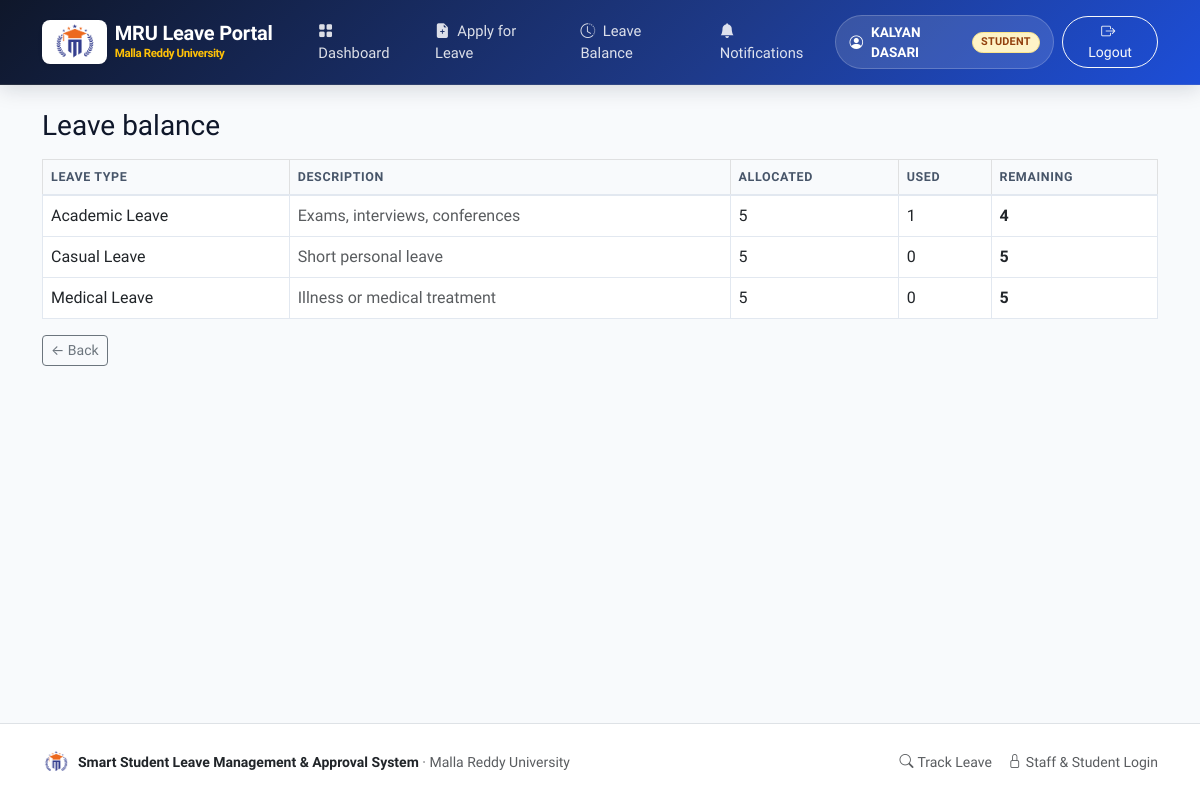
/student/balances (signed in), run on the app's committed database.
### tables this page shows
CREATE TABLE users (
    id INTEGER PRIMARY KEY AUTOINCREMENT,
    name TEXT NOT NULL,
    roll_no TEXT,
    email TEXT NOT NULL COLLATE NOCASE UNIQUE,
    password_hash TEXT NOT NULL,
    role TEXT NOT NULL CHECK (role IN ('student', 'faculty', 'hod', 'admin')),
    department_id INTEGER REFERENCES departments(id),
    branch_id INTEGER REFERENCES branches(id),
    active INTEGER NOT NULL DEFAULT 1,
    created_at TEXT NOT NULL
);

CREATE TABLE leave_balances (
    id INTEGER PRIMARY KEY AUTOINCREMENT,
    student_id INTEGER NOT NULL REFERENCES users(id),
    leave_type_id INTEGER NOT NULL REFERENCES leave_types(id),
    academic_year TEXT NOT NULL,
    allocated INTEGER NOT NULL DEFAULT 0,
    used INTEGER NOT NULL DEFAULT 0,
    remaining INTEGER NOT NULL DEFAULT 0,
    UNIQUE (student_id, leave_type_id, academic_year)
);

CREATE TABLE leave_types (
    id INTEGER PRIMARY KEY AUTOINCREMENT,
    name TEXT NOT NULL UNIQUE,
    description TEXT NOT NULL DEFAULT '',
    max_days INTEGER NOT NULL DEFAULT 10,
    requires_document INTEGER NOT NULL DEFAULT 0,
    hod_required INTEGER NOT NULL DEFAULT 0,
    active INTEGER NOT NULL DEFAULT 1
);

### leave_management/student.py (the view)
@bp.route("/balances")
@roles_required("student")
def balances():
    _ensure_student_balances(g.user["id"])
    rows = query(
        """SELECT b.*, t.name AS leave_type_name, t.description
           FROM leave_balances b JOIN leave_types t ON t.id = b.leave_type_id
           WHERE b.student_id = ? ORDER BY t.name""",
        (g.user["id"],),
    )
    return render_template("student/balances.html", balances=rows, year=academic_year(date.today()))

### leave_management/db.py (called while the page is built)
def get_db() -> sqlite3.Connection:
    if "db" not in g:
        g.db = sqlite3.connect(current_app.config["DATABASE"])
        g.db.row_factory = sqlite3.Row
        g.db.execute("PRAGMA foreign_keys = ON")
    return g.db

def query(sql: str, args=(), one: bool = False):
    cur = get_db().execute(sql, args)
    rows = cur.fetchall()
    cur.close()
    if one:
        return rows[0] if rows else None
    return rows

### leave_management/notify.py (called while the page is built)
def unread_count(user_id) -> int:
    row = query(
        "SELECT COUNT(*) AS n FROM notifications WHERE recipient_id = ? AND is_read = 0 AND channel = 'in_app'",
        (user_id,),
        one=True,
    )
    return row["n"] if row else 0

### leave_management/security.py (called while the page is built)
def load_user():
    user_id = session.get("user_id")
    g.user = None
    if user_id:
        g.user = query(
            """SELECT u.*, d.name AS department_name, b.name AS branch_name
               FROM users u
               LEFT JOIN departments d ON d.id = u.department_id
               LEFT JOIN branches b ON b.id = u.branch_id
               WHERE u.id = ? AND u.active = 1""",
            (user_id,),
            one=True,
        )
        if g.user is None:
            session.pop("user_id", None)

def roles_required(*roles):
    def decorator(view):
        @wraps(view)
        def wrapper(*args, **kwargs):
            if g.user is None:
                flash("Please sign in to continue.", "warning")
                return redirect(url_for("auth.login", next=request.path))
            if g.user["role"] not in roles:
                abort(403)
            return view(*args, **kwargs)
        return wrapper
    return decorator

### leave_management/student.py (called while the page is built)
def _ensure_student_balances(student_id):
    year = academic_year(date.today())
    active_types = query("SELECT id FROM leave_types WHERE active = 1")
    for lt in active_types:
        row = query(
            "SELECT id FROM leave_balances WHERE student_id = ? AND leave_type_id = ? AND academic_year = ?",
            (student_id, lt["id"], year),
            one=True,
        )
        if not row:
            execute(
                """INSERT INTO leave_balances (student_id, leave_type_id, academic_year, allocated, used, remaining)
                   VALUES (?, ?, ?, 5, 0, 5)""",
                (student_id, lt["id"], year),
            )

### leave_management/validators.py (called while the page is built)
def academic_year(day: date) -> str:
    if day.month >= 7:
        return f"{day.year}-{str(day.year + 1)[2:]}"
    return f"{day.year - 1}-{str(day.year)[2:]}"

### templates/student/balances.html (shortened to what this page needs)
{% extends "base.html" %}
{% block content %}
<h3 class="mb-3">Leave balance</h3>
{% if not balances %}
<div class="alert alert-light border text-center py-5 text-muted">No leave balances have been allocated yet. Contact your administrator.</div>
{% else %}
<div class="table-responsive">
  <table class="table table-bordered align-middle">
    <thead class="table-light">
      <tr><th>Leave type</th><th>Description</th><th>Allocated</th><th>Used</th><th>Remaining</th></tr>
    </thead>
    <tbody>
      {% for b in balances %}
      <tr>
        <td>{{ b.leave_type_name }}</td>
        <td class="text-muted">{{ b.description or '-' }}</td>
        <td>{{ b.allocated }}</td>
        <td>{{ b.used }}</td>
        <td><strong class="{{ 'text-danger' if b.remaining <= 0 else '' }}">{{ b.remaining }}</strong></td>
      </tr>
      {% endfor %}
    </tbody>
  </table>
</div>
{% endif %}
<a href="{{ url_for('student.dashboard') }}" class="btn btn-outline-secondary btn-sm">&larr; Back</a>
{% endblock %}

### templates/base.html (shortened to what this page needs)
<!DOCTYPE html>
<html lang="en">
<head>
  <link href="https://cdn.jsdelivr.net/npm/bootstrap@5.3.0/dist/css/bootstrap.min.css" rel="stylesheet">
  <link href="https://cdn.jsdelivr.net/npm/bootstrap-icons@1.11.3/font/bootstrap-icons.min.css" rel="stylesheet">
  <link href="{{ url_for('static', filename='styles.css') }}" rel="stylesheet">
</head>
<body>
<nav class="navbar navbar-expand-lg mru-navbar no-print">
  <div class="container">
    <a class="navbar-brand mru-brand-title d-flex align-items-center gap-2" href="{{ url_for('main.dashboard') }}">
      <div class="bg-white rounded-3 px-2 py-1 shadow-sm d-flex align-items-center justify-content-center border border-white border-opacity-50" style="height: 44px;">
        <img src="{{ url_for('static', filename='images/mru-logo.png') }}" alt="Malla Reddy University" style="height: 36px; width: auto; object-fit: contain;">
      </div>
      <div class="d-flex flex-column">
        <span class="fw-bold fs-5 text-white" style="letter-spacing: -0.01em; line-height: 1.15;">MRU Leave Portal</span>
        <span class="text-warning small" style="font-size: 0.72rem; font-weight: 600;">Malla Reddy University</span>
      </div>
    </a>
    <div class="collapse navbar-collapse" id="nav">
      <ul class="navbar-nav me-auto ps-lg-3">
        {% if current_user %}
          {% if current_user.role == 'student' %}
            <li class="nav-item"><a class="nav-link" href="{{ url_for('student.dashboard') }}"><i class="bi bi-grid-fill me-1"></i> Dashboard</a></li>
            <li class="nav-item"><a class="nav-link" href="{{ url_for('student.new_request') }}"><i class="bi bi-file-earmark-plus-fill me-1"></i> Apply for Leave</a></li>
            <li class="nav-item"><a class="nav-link" href="{{ url_for('student.balances') }}"><i class="bi bi-clock-history me-1"></i> Leave Balance</a></li>
          {% elif current_user.role in ('faculty', 'hod') %}
            <li class="nav-item"><a class="nav-link" href="{{ url_for('review.dashboard') }}"><i class="bi bi-clipboard-check-fill me-1"></i> Review Queue</a></li>
          {% endif %}
          <li class="nav-item">
            <a class="nav-link" href="{{ url_for('main.notifications') }}">
              <i class="bi bi-bell-fill me-1"></i> Notifications
            </a>
          </li>
        {% else %}
          <li class="nav-item"><a class="nav-link" href="{{ url_for('main.dashboard') }}"><i class="bi bi-house-door-fill me-1"></i> Home</a></li>
          <li class="nav-item"><a class="nav-link" href="{{ url_for('main.track') }}"><i class="bi bi-search me-1"></i> Track Leave</a></li>
        {% endif %}
      </ul>
      <ul class="navbar-nav align-items-lg-center gap-2">
        {% if current_user %}
          <li class="nav-item">
            <div class="user-pill">
              <i class="bi bi-person-circle"></i>
              <span>{{ current_user.name }}</span>
              <span class="badge bg-warning text-dark text-uppercase py-1 px-2" style="font-size: 0.68rem;">{{ current_user.role }}</span>
            </div>
          </li>
          <li class="nav-item">
            <form method="post" action="{{ url_for('auth.logout') }}" class="d-inline">
              <button class="btn btn-outline-light btn-sm px-3 rounded-pill">
                <i class="bi bi-box-arrow-right me-1"></i> Logout
              </button>
            </form>
          </li>
        {% endif %}
      </ul>
    </div>
  </div>
</nav>
<main class="container py-4">
  {% block content %}{% endblock %}
</main>
<footer class="mt-auto py-4 bg-white border-top text-muted small no-print">
  <div class="container d-flex flex-column flex-md-row justify-content-between align-items-center gap-3">
    <div class="d-flex align-items-center gap-2">
      <img src="{{ url_for('static', filename='images/mru-logo.png') }}" alt="MRU Logo" style="height: 28px; width: 28px; object-fit: contain;">
      <span><strong class="text-dark">Smart Student Leave Management &amp; Approval System</strong> &middot; Malla Reddy University</span>
    </div>
    <div class="d-flex gap-3">
      <a href="{{ url_for('main.track') }}" class="text-decoration-none text-muted"><i class="bi bi-search me-1"></i>Track Leave</a>
      <a href="{{ url_for('auth.login') }}" class="text-decoration-none text-muted"><i class="bi bi-lock me-1"></i>Staff &amp; Student Login</a>
    </div>
  </div>
</footer>
</body>
</html>

### static/styles.css (style rules this page uses)
:root { --primary: #1e40af; --primary-dark: #1e3a8a; --primary-light: #3b82f6; --primary-soft: #eff6ff; --primary-gradient: linear-gradient(135deg, #1e3a8a 0%, #2563eb 50%, #3b82f6 100%); --hero-gradient: linear-gradient(135deg, #0f172a 0%, #1e3a8a 60%, #1d4ed8 100%); --accent-gold: #f59e0b; --accent-gold-soft: #fef3c7; --success: #10b981; --warning: #f59e0b; --danger: #ef4444; --info: #06b6d4; --slate-50: #f8fafc; --slate-100: #f1f5f9; --slate-200: #e2e8f0; --slate-300: #cbd5e1; --slate-600: #475569; --slate-700: #334155; --slate-900: #0f172a; --shadow-sm: 0 1px 3px rgba(0, 0, 0, 0.06), 0 1px 2px rgba(0, 0, 0, 0.04); --shadow-md: 0 4px 6px -1px rgba(0, 0, 0, 0.07), 0 2px 4px -2px rgba(0, 0, 0, 0.05); --shadow-lg: 0 10px 25px -3px rgba(15, 23, 42, 0.08), 0 4px 10px -4px rgba(15, 23, 42, 0.04); --shadow-xl: 0 20px 30px -5px rgba(15, 23, 42, 0.12), 0 8px 12px -6px rgba(15, 23, 42, 0.06); --radius-sm: 0.375rem; --radius-md: 0.75rem; --radius-lg: 1rem; --radius-xl: 1.5rem; }
body { font-family: 'Plus Jakarta Sans', 'Inter', -apple-system, BlinkMacSystemFont, "Segoe UI", Roboto, sans-serif; background-color: var(--slate-50); color: var(--slate-900); min-height: 100vh; display: flex; flex-direction: column; -webkit-font-smoothing: antialiased; }
main { flex: 1 0 auto; }
.mru-navbar { background: var(--hero-gradient) !important; box-shadow: 0 4px 20px rgba(15, 23, 42, 0.15); border-bottom: 1px solid rgba(255, 255, 255, 0.1); padding: 0.75rem 0; }
.mru-brand-title { font-weight: 800; letter-spacing: -0.02em; font-size: 1.25rem; color: #ffffff !important; display: flex; align-items: center; gap: 0.6rem; }
.nav-link { font-weight: 500; font-size: 0.92rem; color: rgba(255, 255, 255, 0.85) !important; padding: 0.5rem 0.85rem !important; border-radius: 0.5rem; transition: all 0.2s ease; }
.user-pill { background: rgba(255, 255, 255, 0.12); border: 1px solid rgba(255, 255, 255, 0.2); padding: 0.35rem 0.85rem; border-radius: 9999px; color: #ffffff; font-size: 0.85rem; font-weight: 600; display: flex; align-items: center; gap: 0.5rem; }
.badge { font-weight: 600; letter-spacing: 0.02em; padding: 0.4rem 0.75rem; border-radius: 9999px; font-size: 0.78rem; }
.badge.bg-warning, .badge-pending { background-color: #fef3c7 !important; color: #92400e !important; border: 1px solid #fde68a; }
.table { border-color: var(--slate-200); }
.table thead th { background-color: var(--slate-50); color: var(--slate-600); font-size: 0.78rem; font-weight: 700; text-transform: uppercase; letter-spacing: 0.05em; border-bottom: 2px solid var(--slate-200); }

### data on the page
users: name "KALYAN DASARI", role "STUDENT"
leave_balances: leave_type_name "Academic Leave", description "Exams, interviews, conferences", allocated "5", used "1", remaining "4"
leave_balances: leave_type_name "Casual Leave", description "Short personal leave", allocated "5", used "0", remaining "5"
leave_balances: leave_type_name "Medical Leave", description "Illness or medical treatment", allocated "5", used "0", remaining "5"
